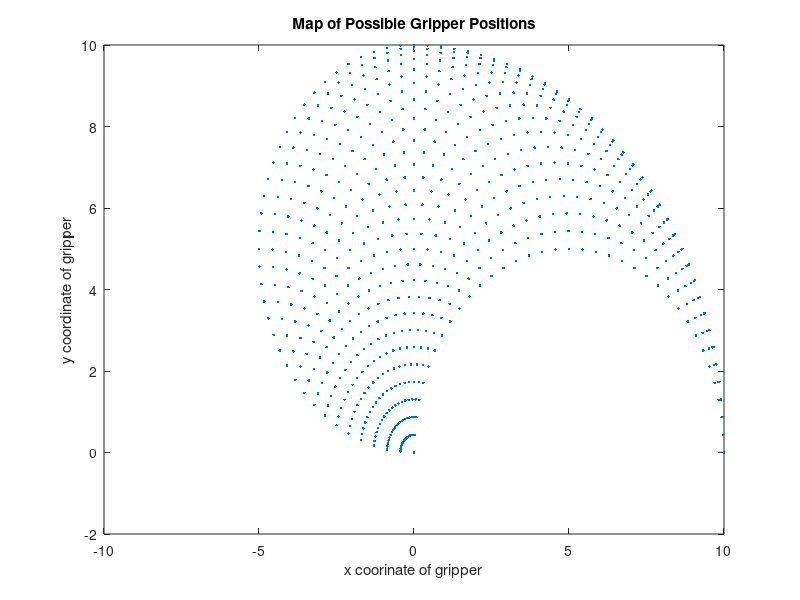

Here is the MATLAB script that generated this plot:
% Activity HW 5.1:  Homework 5.1
% File:         HW_5p1_Task1_shuppewd.m
% Date:         02/05/21
% By:           Will Shuppert (shuppewd)
%
% Section:      011
% Team:         182
%
% ELECTRONIC SIGNATURE
% Will Shuppert
%
% The electronic signature above indicates the script
% submitted for evaluation is my individual work, and I
% have a general understanding of all aspects of its
% development and execution.
%
% A BRIEF DESCRIPTION OF WHAT THE SCRIPT OR FUNCTION DOES
% Find possible positions for a two-link robot arm.

clear; clc;

L1 = -1;
L2 = -1;

while L1 < 0
   L1 = input("Enter link length L1: "); 
end

while L2 < 0
   L2 = input("Enter link length L1: "); 
end

x = [];
y = [];

for theta1 = 0:5:90
    for theta2 = 0:5:180
        x(end + 1) = L1*cos(deg2rad(theta1))+L2*cos(deg2rad(theta1 + theta2));
        y(end + 1) = L1*sin(deg2rad(theta1))+L2*sin(deg2rad(theta1 + theta2));
    end
end

plot(x, y, '.');
title("Map of Possible Gripper Positions");
xlabel("x coorinate of gripper");
ylabel("y coordinate of gripper");
